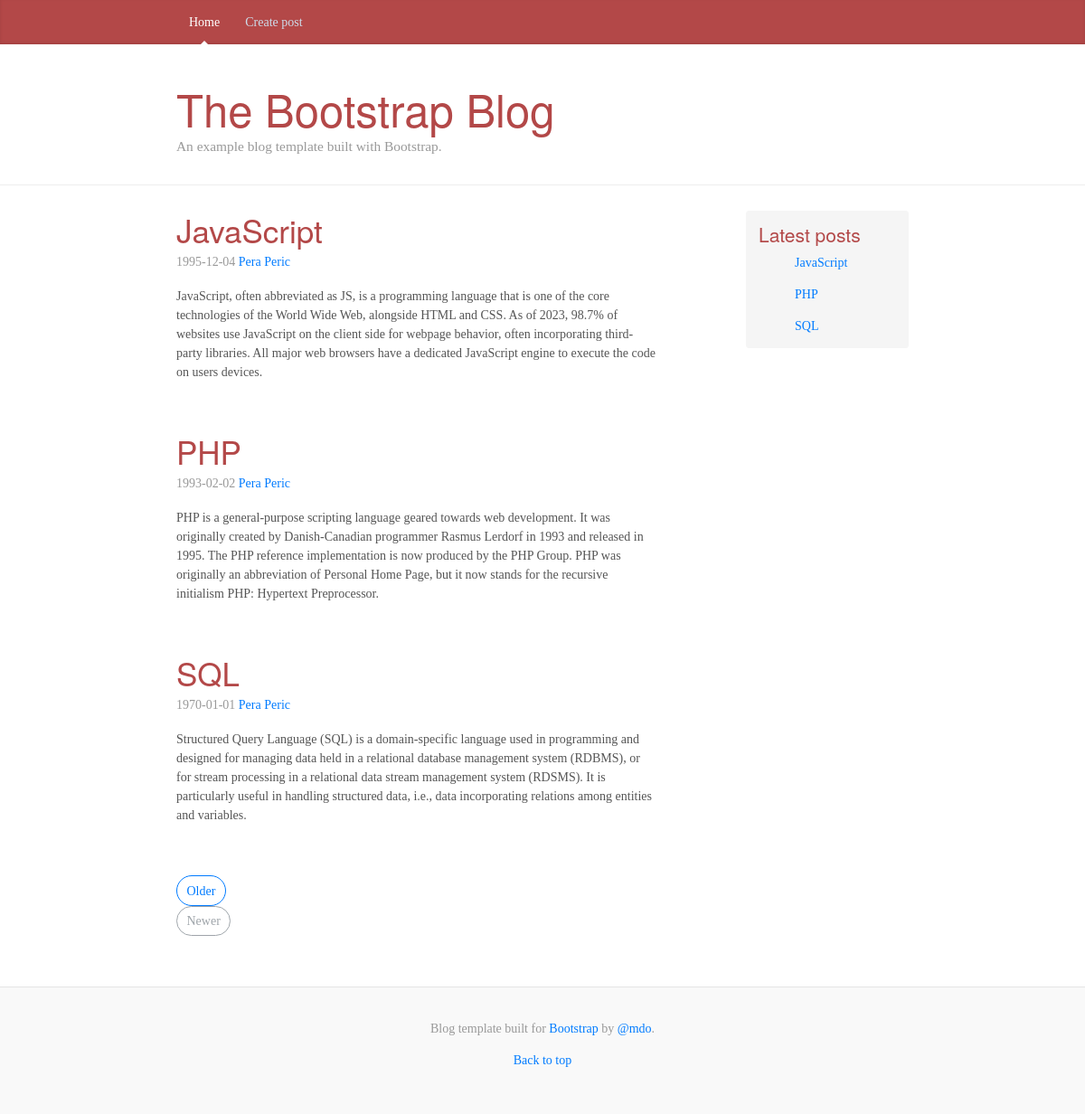
The page / on the database its author committed.
### tables this page shows
create table posts(id int auto_increment, 
title varchar(255) not null, 
body text not null, 
author int, 
created_at date not null, 
primary key(id));

CREATE TABLE users(
    id int auto_increment, 
    first_name varchar(100) not null, 
    last_name varchar(100) not null,
    primary key (id)
);

### db.php (called while the page is built, shortened)
<?php
function getData($sql, $connection, $fetchAll = false)
{
    $statement = $connection->prepare($sql);
    $statement->execute();
    $statement->setFetchMode(PDO::FETCH_ASSOC);
    return $fetchAll ? $statement->fetchAll() : $statement->fetch();
}
?>

### posts.php (the view)
<?php include("db.php"); ?>
<?php
$sql = "SELECT posts.*, users.id as userID, users.first_name, users.last_name FROM posts inner join users on posts.author = users.id ORDER BY created_at DESC";
$posts = getData($sql, $connection, $fetchAll = true);
foreach ($posts as $post) { ?>
    <div class="blog-post">
        <a href="single-post.php?post_id=<?php echo $post['id'] ?>">
            <h2 class="blog-post-title">
                <?php echo ($post['title']) ?>
            </h2>
        </a>
        <p class="blog-post-meta">
            <?php echo ($post['created_at']) ?> <a href="#">
            <?php echo ($post['first_name'] . ' ' . $post['last_name']) ?>
            </a>
        </p>
        <p>
            <?= $post['body'] ?>
        </p>
    </div>
<?php } ?>

### sidebar.php
<?php include_once('db.php'); ?>
<aside class="col-sm-3 ml-sm-auto blog-sidebar">
    <div class="sidebar-module sidebar-module-inset">
        <h4>Latest posts</h4>
        <ol class="list">
            <?php
            $latestPosts = "SELECT * FROM posts ORDER BY created_at DESC LIMIT 5";
            $latest5 = getData($latestPosts, $connection,true);
            foreach ($latest5 as $post) {
                echo '<p><a href="single-post.php?post_id=' . $post['id'] . '">' . $post['title'] . '</a></p>';
            }
          ?>
        </ol>
    </div>
</aside>

### styles/styles.css (style rules this page uses)
@media (min-width: 48em) { html { font-size: 14px; } }
body { font-family: Georgia, "Times New Roman", Times, serif; color: #555; }
h1, .h1, h2, .h2, h3, .h3, h4, .h4, h5, .h5, h6, .h6 { font-family: "Helvetica Neue", Helvetica, Arial, sans-serif; font-weight: 400; color: #b34848; }
.sidebar-module { padding: 1rem; }
.sidebar-module-inset { padding: 1rem; background-color: #f5f5f5; border-radius: 0.25rem; }
.sidebar-module-inset p:last-child, .sidebar-module-inset ul:last-child, .sidebar-module-inset ol:last-child { margin-bottom: 0; }
.blog-post { margin-bottom: 4rem; }
.blog-post-title { margin-bottom: 0.25rem; font-size: 2.5rem; }
.blog-post-meta { margin-bottom: 1.25rem; color: #999; }

### rows shown on the page
posts: title "JavaScript", created_at "1995-12-04", users.first_name "Pera", users.last_name "Peric", body "JavaScript, often abbreviated as JS, is a programming language that is one of the core technologies of the World Wide Web, alongside HTML and CSS. As of 2023, 98.7% of websites use JavaScript on the client side for webpage behavior, often incorporating third-party libraries. All major web browsers have a dedicated JavaScript engine to execute the code on users devices."
posts: title "PHP", created_at "1993-02-02", users.first_name "Pera", users.last_name "Peric", body "PHP is a general-purpose scripting language geared towards web development. It was originally created by Danish-Canadian programmer Rasmus Lerdorf in 1993 and released in 1995. The PHP reference implementation is now produced by the PHP Group. PHP was originally an abbreviation of Personal Home Page, but it now stands for the recursive initialism PHP: Hypertext Preprocessor."
posts: title "SQL", created_at "1970-01-01", users.first_name "Pera", users.last_name "Peric", body "Structured Query Language (SQL) is a domain-specific language used in programming and designed for managing data held in a relational database management system (RDBMS), or for stream processing in a relational data stream management system (RDSMS). It is particularly useful in handling structured data, i.e., data incorporating relations among entities and variables."
